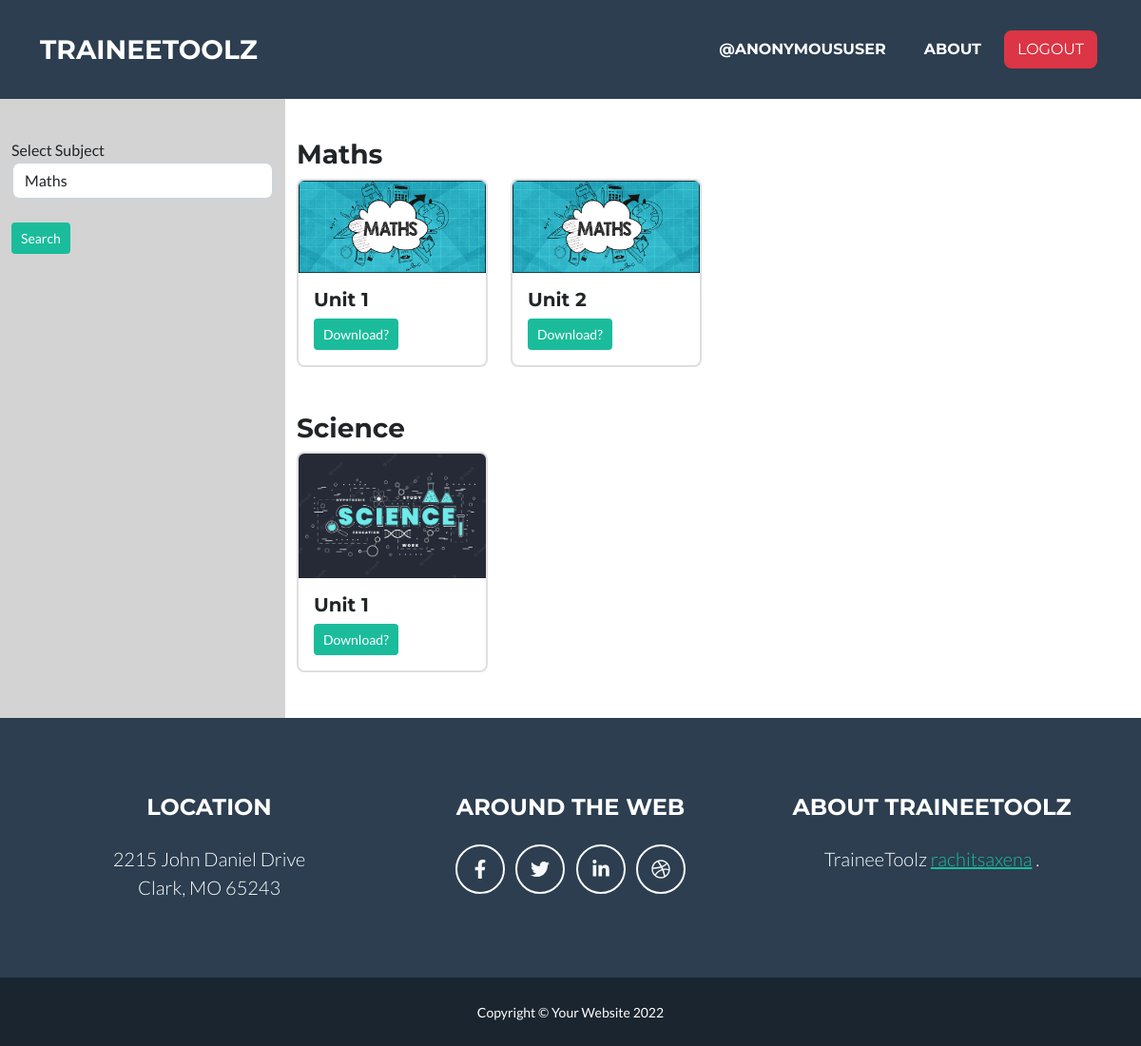
The app's page /notes/ with its own data.
### notes/models.py (models this page shows, shortened)
class Subject(models.Model):
    name = models.CharField(max_length=100)
    units = models.ManyToManyField('Unit', blank=True, related_name='units')
    img = models.ImageField(null=True , blank=True)
    def __str__(self):
        return self.name

class Unit(models.Model):
    subject = models.ForeignKey(Subject , on_delete=models.CASCADE)
    unitNo = models.IntegerField(default=1)
    file = models.FileField(null=True, blank=True)
    class Meta:
        unique_together = ('unitNo','subject')

### notes/views.py (the view)
# urls.py: path('', views.index, name='index'),
def index(request):
    subjects = Subject.objects.all()
    params = {
        'subjects':subjects
    }
    return render(request,'notes/index.html',params)

### templates/notes/index.html (shortened to what this page needs)
{% extends 'basic.html'%}
{% block content%}
{% load static %}
<div class="container-fluid ">
    <div class="row">
            <div class="col-sm-3 pt-5" style="background-color:#D3D3D3;">
                <form method="POST" action="{% url 'search-subject' %}"> {% csrf_token%}
                <div class="form-group" style="width:100%;">
                    <label for="exampleFormControlSelect1">Select Subject</label>
                    <select class="form-control" name='subject' id="exampleFormControlSelect1">
                        {% for i in subjects%}
                            <option>{{i}}</option>
                        {% endfor%}
                    </select>
                </div>
                <br>
                <button class="btn btn-sm btn-primary" type="submit">Search</button>
                </form>
            </div>
        <div class="col-sm-9 pt-5">
            {% for i in subjects%}
                <div class="row">
                        <h3>{{i}}</h3>
                        {% for j in i.units.all%}
                            <div class="col-sm-3 mb-5 mr-3">
                                <div class="card" >
                                  <img class="card-img-top" src="{{i.img.url}}" alt="Card image cap">
                                  <div class="card-body">
                                    <h5 class="card-title">Unit {{j.unitNo}}</h5>
                                    <a href="{{j.file.url}}" class="btn btn-primary btn-sm">Download?</a>
                                  </div>
                                </div>
                            </div>
                        {% endfor %}
                </div>
            {% endfor%}
        </div>
    </div>
</div>
{% endblock content%}

### records on screen
Subject: name "Maths"
Unit: img (picture), unitNo "1"
Unit: img (picture), unitNo "2"
Subject: name "Science"
Unit: img (picture), unitNo "1"

### other values on screen
{{ user }} "ANONYMOUSUSER"
form field subject "Maths"
